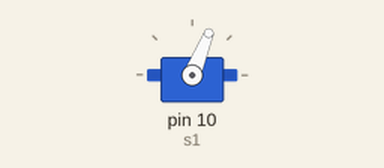
A sketch run on a simulated Arduino Uno, built with avr-gcc and run on an emulated ATmega328P. On the bench: servo.

Above: at 0.15 s.
At 3.7 s:
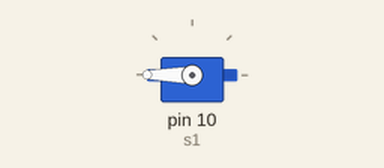
At 21.71 s:
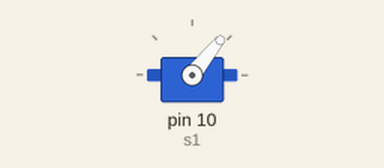
At 39.81 s:
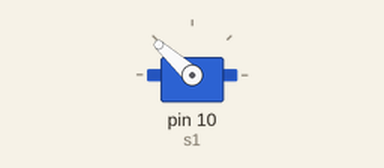
Timing chart, 0 to 40.0 s (numbered marks = the images above):
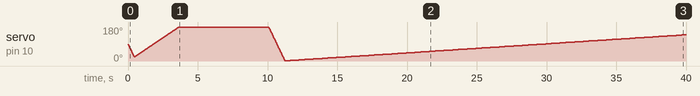

The sketch:

servo1.ino
```cpp
#include<VarSpeedServo.h>
VarSpeedServo s1;


void setup()
{

  s1.attach(10);


}

void loop()
{
//  s1.write(0,50);
//  delay(2000);
//  s1.write(90,50);
//  delay(2000);
//  s1.write(180,100);
//  delay(2000);
for (int angle = 0; angle<=180;angle++)
{
  s1.write(angle,100);
  delay(20);
}
for (int angle = 180; angle>=0;angle++)
{
  s1.write(angle,100);
  delay(20);
}
}
```
